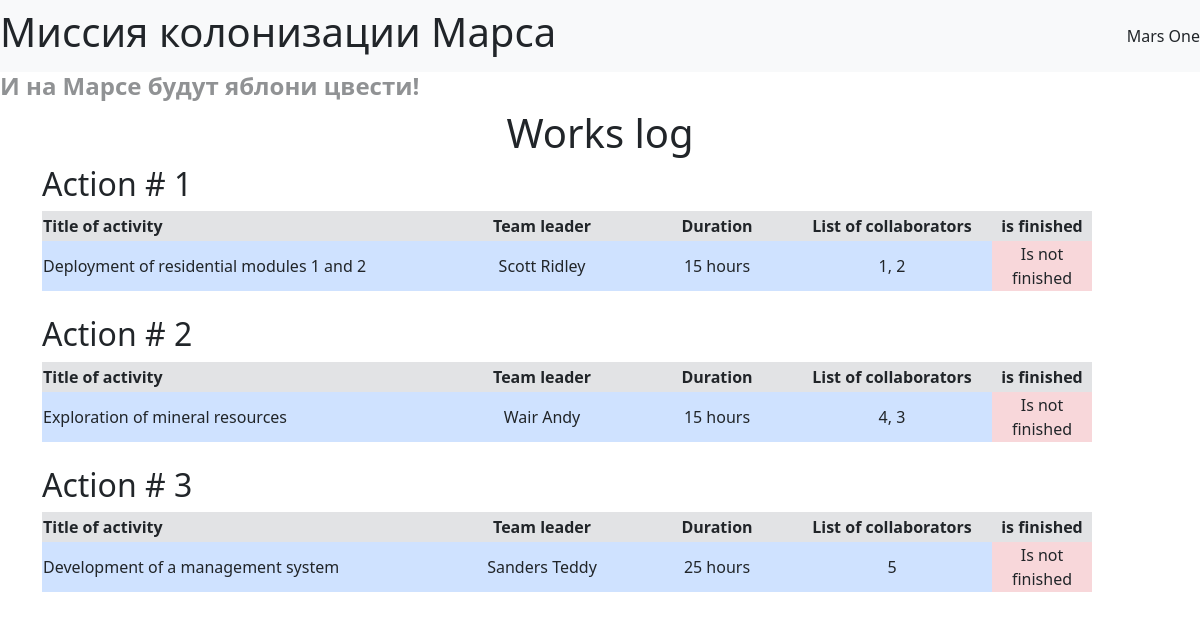
The page / on the database its author committed.
### data/jobs.py (models this page shows)
class Jobs(SqlAlchemyBase):
    __tablename__ = 'jobs'
    id = sqlalchemy.Column(sqlalchemy.Integer, primary_key=True, autoincrement=True)
    team_leader = sqlalchemy.Column(sqlalchemy.String, sqlalchemy.ForeignKey('users.id'))
    job = sqlalchemy.Column(sqlalchemy.String, nullable=True)
    work_size = sqlalchemy.Column(sqlalchemy.Integer, nullable=True)
    collaborators = sqlalchemy.Column(sqlalchemy.String, nullable=True)
    start_date = sqlalchemy.Column(sqlalchemy.DateTime, nullable=True)
    end_date = sqlalchemy.Column(sqlalchemy.DateTime, nullable=True)
    is_finished = sqlalchemy.Column(sqlalchemy.Boolean, default=False)
    user = orm.relationship('User')

### data/users.py (models this page shows, shortened)
class User(SqlAlchemyBase):
    __tablename__ = 'users'
    id = sqlalchemy.Column(sqlalchemy.Integer, primary_key=True, autoincrement=True)
    surname = sqlalchemy.Column(sqlalchemy.String, nullable=True)
    name = sqlalchemy.Column(sqlalchemy.String, nullable=True)
    age = sqlalchemy.Column(sqlalchemy.Integer, nullable=True)
    position = sqlalchemy.Column(sqlalchemy.String, nullable=True)
    speciality = sqlalchemy.Column(sqlalchemy.String, nullable=True)
    address = sqlalchemy.Column(sqlalchemy.String, nullable=True)
    email = sqlalchemy.Column(sqlalchemy.String, index=True, unique=True, nullable=True)
    hashed_password = sqlalchemy.Column(sqlalchemy.String, nullable=True)
    modified_date = sqlalchemy.Column(sqlalchemy.DateTime, default=datetime.datetime.now)
    job = orm.relationship("Jobs", back_populates='user')

### main.py (the view)
@app.route('/')
def works_log():
    session = db_session.create_session()
    jobs = session.query(Jobs).all()
    return render_template('works_log.html', jobs=jobs)

### data/db_session.py (called while the page is built)
def create_session() -> Session:
    global __factory
    return __factory()

### templates/works_log.html
{% extends 'base.html' %}
{% block content %}
    <h1 class="align-middle"> Works log </h1>
    {% for item in jobs %}
        <div class="job-block">
            <h2> Action # {{ item.id }}</h2>
            <table>
                <thead>
                    <tr class="bg-secondary-subtle" style="height:30px;">
                        <th style="width:400px;"> Title of activity </th>
                        <th style="width:200px;" class="align-middle"> Team leader </th>
                        <th style="width:150px;" class="align-middle"> Duration </th>
                        <th style="width:200px;" class="align-middle"> List of collaborators </th>
                        <th style="width:100px;" class="align-middle"> is finished </th>
                    </tr>
                </thead>
                <tbody>
                    <tr style="height:50px;">
                        <td class="bg-primary-subtle"> {{ item.job }} </td>
                        <td class="bg-primary-subtle align-middle"> {{ item.user.surname }} {{ item.user.name }} </td>
                        <td class="bg-primary-subtle align-middle"> {{ item.work_size }} hours </td>
                        <td class="bg-primary-subtle align-middle"> {{ item.collaborators }} </td>
                        <td class="bg-danger-subtle align-middle"> {% if item.is_finished %} Is finished {% else %} Is not finished {% endif %} </td>
                    </tr>
                </tbody>
            </table>
        </div> <br>
    {% endfor %}
{% endblock content %}

### templates/base.html (shortened to what this page needs)
<!DOCTYPE html>
<html lang="en">
    <head>
        <link href="https://cdn.jsdelivr.net/npm/bootstrap@5.3.3/dist/css/bootstrap.min.css"
              rel="stylesheet"
>
        <link rel="stylesheet"
              href="/static/css/style.css">
    </head>
    <body>
        <header>
            <nav class="navbar navbar-light bg-light">
                <h1>Миссия колонизации Марса</h1>
                <label class="fw-light"> Mars One </label>
            </nav>
            <h4 class="text-body-tertiary fw-bold">И на Марсе будут яблони цвести!</h4>
        </header>
        <main role="main" class="container">
            {% block content %}{% endblock %}
        </main>
    </body>
</html>

### static/css/style.css (style rules this page uses)
.align-middle { text-align: center; }

### rows shown on the page
Jobs: id "1", job "Deployment of residential modules 1 and 2", user.surname "Scott", user.name "Ridley", work_size "15", collaborators "1, 2", is_finished "Is not finished"
Jobs: id "2", job "Exploration of mineral resources", user.surname "Wair", user.name "Andy", work_size "15", collaborators "4, 3", is_finished "Is not finished"
Jobs: id "3", job "Development of a management system", user.surname "Sanders", user.name "Teddy", work_size "25", collaborators "5", is_finished "Is not finished"
